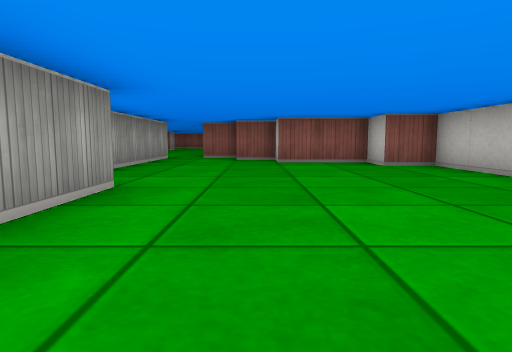
view 1 (above)

19 first-person views from a walk through a cub3D maze. The camera is about half as high as the walls, tilts 6° down and sees 75° across. The floor is counted in squares. Each view is taken from the middle of a square. On the plan, view 1 faces up. The plan holds only what a view shows up to about 9 squares ahead; the rest is blank.

view 2
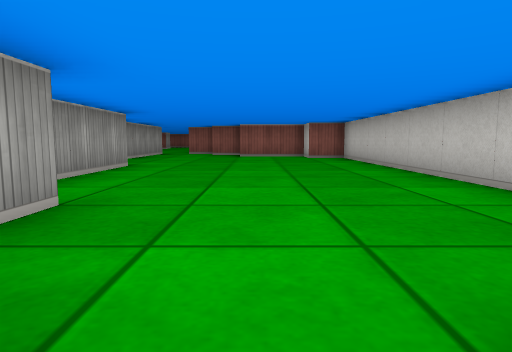

view 3
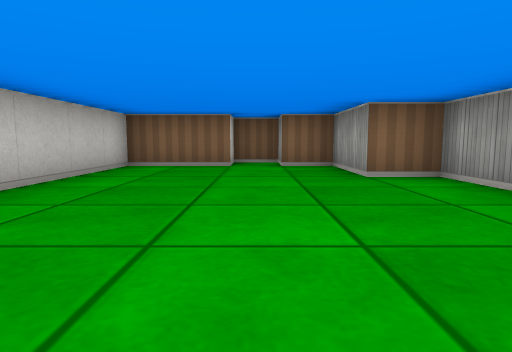

view 4
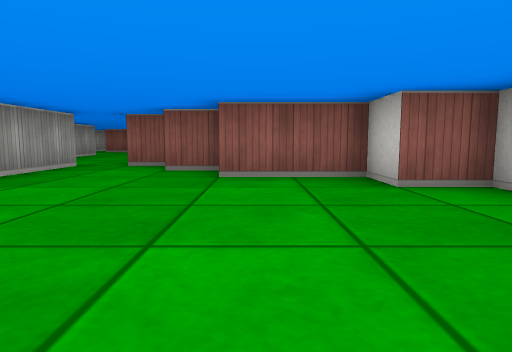

view 5
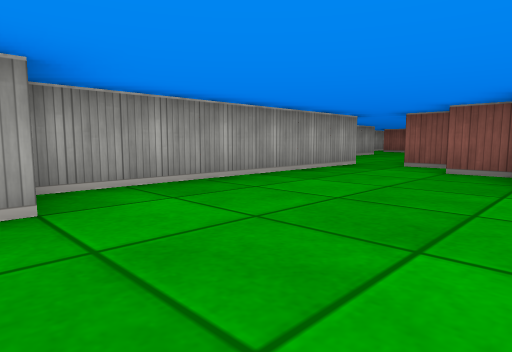

view 6
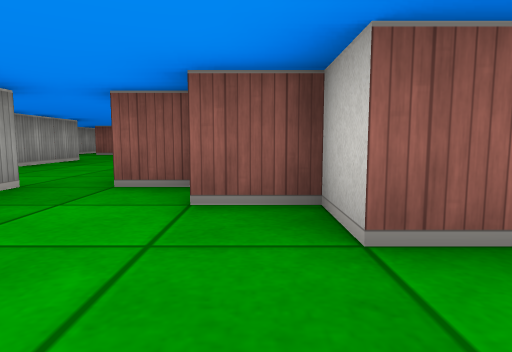

view 7
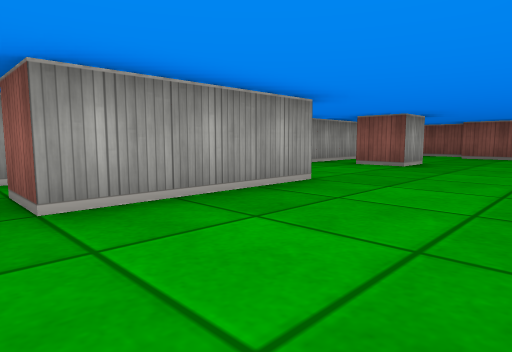

view 8
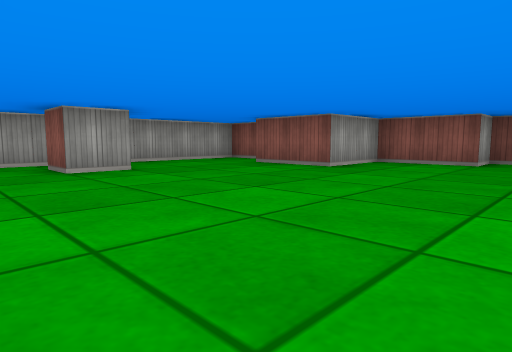

view 9
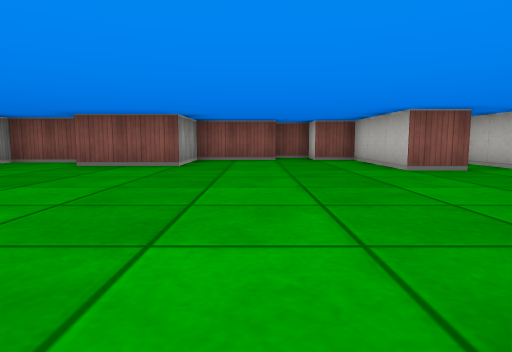

view 10
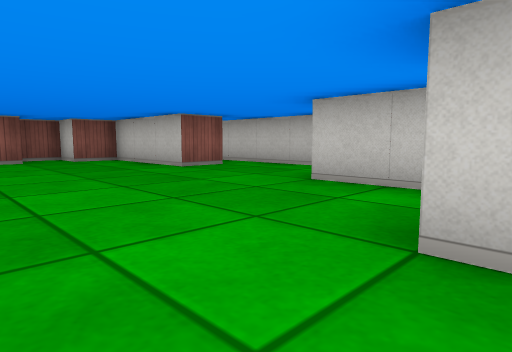

view 11
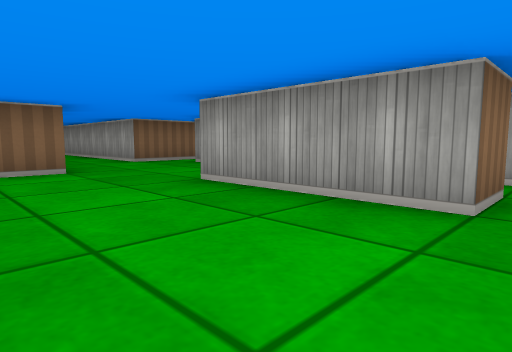

view 12
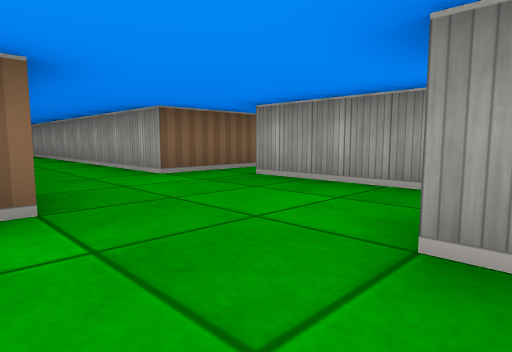

view 13
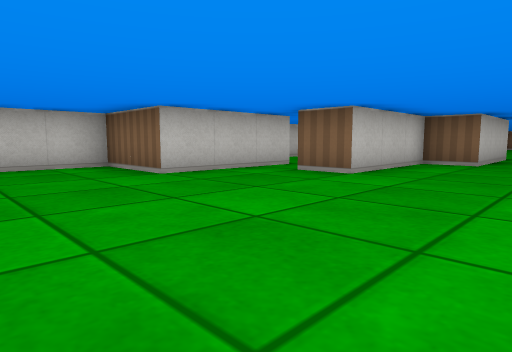

view 14
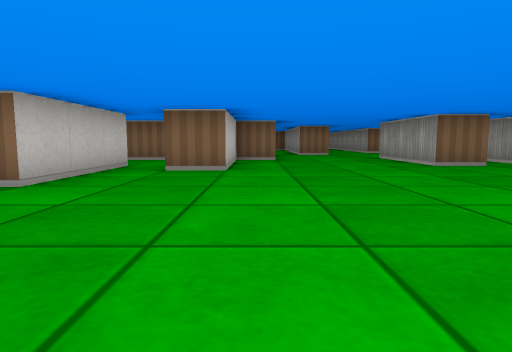

view 15
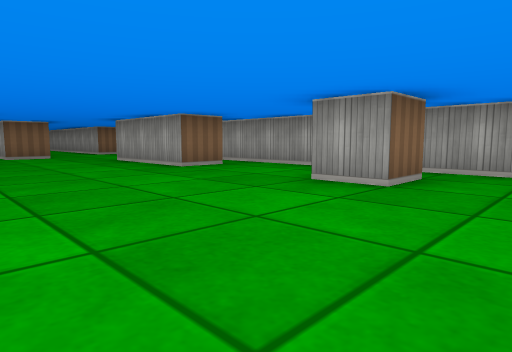

view 16
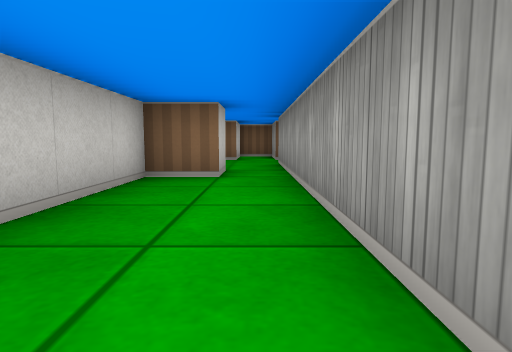

view 17
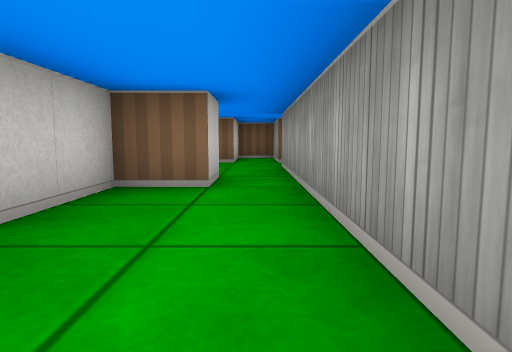

view 18
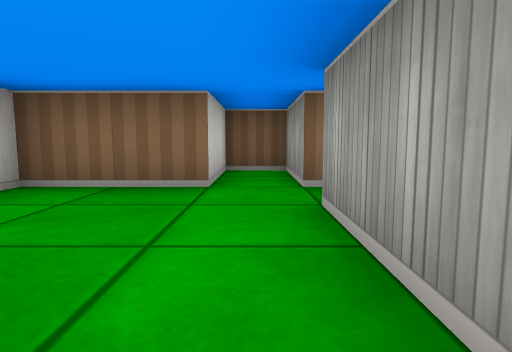

view 19
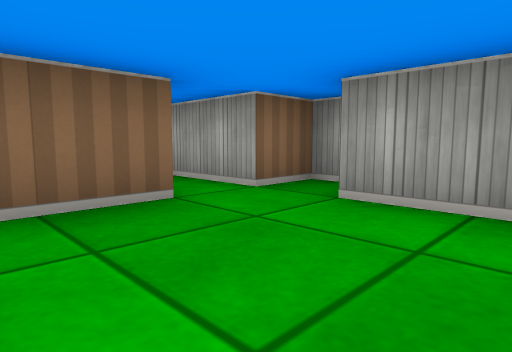

### Floor plan
Points are (right, up) in squares from view 1. A wall is a line through its corners. A room is listed if a view was taken in it or the views show most of it. See-through windows are left out.
Room 1 (views 1, 2, 3, 4, 5, 6)
walls: (-1.5, 3.6) (-1.5, -0.5) (-0.5, -0.5) (-0.5, -2.5) (0.5, -2.5) (0.5, -3.5) (1.5, -3.5) (1.5, -2.5) (3.5, -2.5) (3.5, 6.5) (2.5, 6.5) (2.5, 7.5) (0.5, 7.5) (0.5, 8.5) (-0.5, 8.5); (-0.6, 9.5) (-1.5, 9.5); (-2.5, 9.5) (-2.5, 3.6)
ways out: opening at (-2, 10) to room 2
Room 2 (views 7, 8, 9, 10, 11, 12, 13, 14, 15, 16, 17)
walls: (-5.6, 14.5) (-4.5, 14.5) (-4.5, 11.5) (-5.5, 11.5); (-5.6, 18.5) (-4.5, 18.5) (-4.5, 17.5) (-5.5, 17.5); (1.5, 14.5) (1.5, 17.5) (3.5, 17.5) (3.5, 22.1); (-3.6, 9.5) (-2.5, 9.5); (-1.5, 9.5) (-1.5, 12.5) (-0.5, 12.5) (-0.5, 15.5) (0.5, 15.5); (-5, 22.5) (-6.5, 22.5) (-6.5, 8.5); (2.6, 20.5) (1.5, 20.5) (1.5, 23.5) (0.5, 23.5) (0.5, 24.5) (-0.5, 24.5) (-0.5, 23.5) (-2.5, 23.5) (-2.5, 21.5) (-4.5, 21.5); (-7.5, 7.5) (-5.5, 7.5) (-5.5, 2.5); (-4.5, 2.5) (-3.5, 2.5) (-3.5, 5.1)
ways out: opening at (-2, 10) to room 1; opening at (-5, 2) to room 3; opening at (1, 15) to room 4
Room 3 (views 18, 19)
walls: (-4.5, 1.5) (-4.5, 2.5); (-6.5, -1) (-6.5, -1.5) (-5.5, -1.5) (-5.5, -3.5) (-4.5, -3.5) (-4.5, -1.5) (-2.5, -1.5); (-5.5, 2.5) (-5.5, -0.5)
ways out: opening at (-5, 2) to room 2
Room 4 (no view inside)
walls: (1.2, 12.5) (2.4, 12.5)
ways out: opening at (1, 15) to room 2; opening at (2, 13.5)

Where each view was taken, in squares from view 1:
view 1: 0 up, 0 right, facing up
view 2: 3 down, 1 right, facing up
view 3: 4 up, 1 right, facing down
view 4: 3 up, 1 right, facing up
view 5: 3 up, 1 right, facing up-left
view 6: 6 up, 0 right, facing up
view 7: 11 up, 2 left, facing up-left
view 8: 16 up, 1 right, facing up-left
view 9: 15 up, 1 left, facing up
view 10: 15 up, 2 left, facing up-right
view 11: 15 up, 2 left, facing down-left
view 12: 12 up, 3 left, facing down-left
view 13: 20 up, 3 left, facing down-right
view 14: 21 up, 1 left, facing down
view 15: 20 up, 1 left, facing down-left
view 16: 7 up, 5 left, facing down
view 17: 6 up, 5 left, facing down
view 18: 2 up, 5 left, facing down
view 19: 1 up, 3 left, facing down-left
